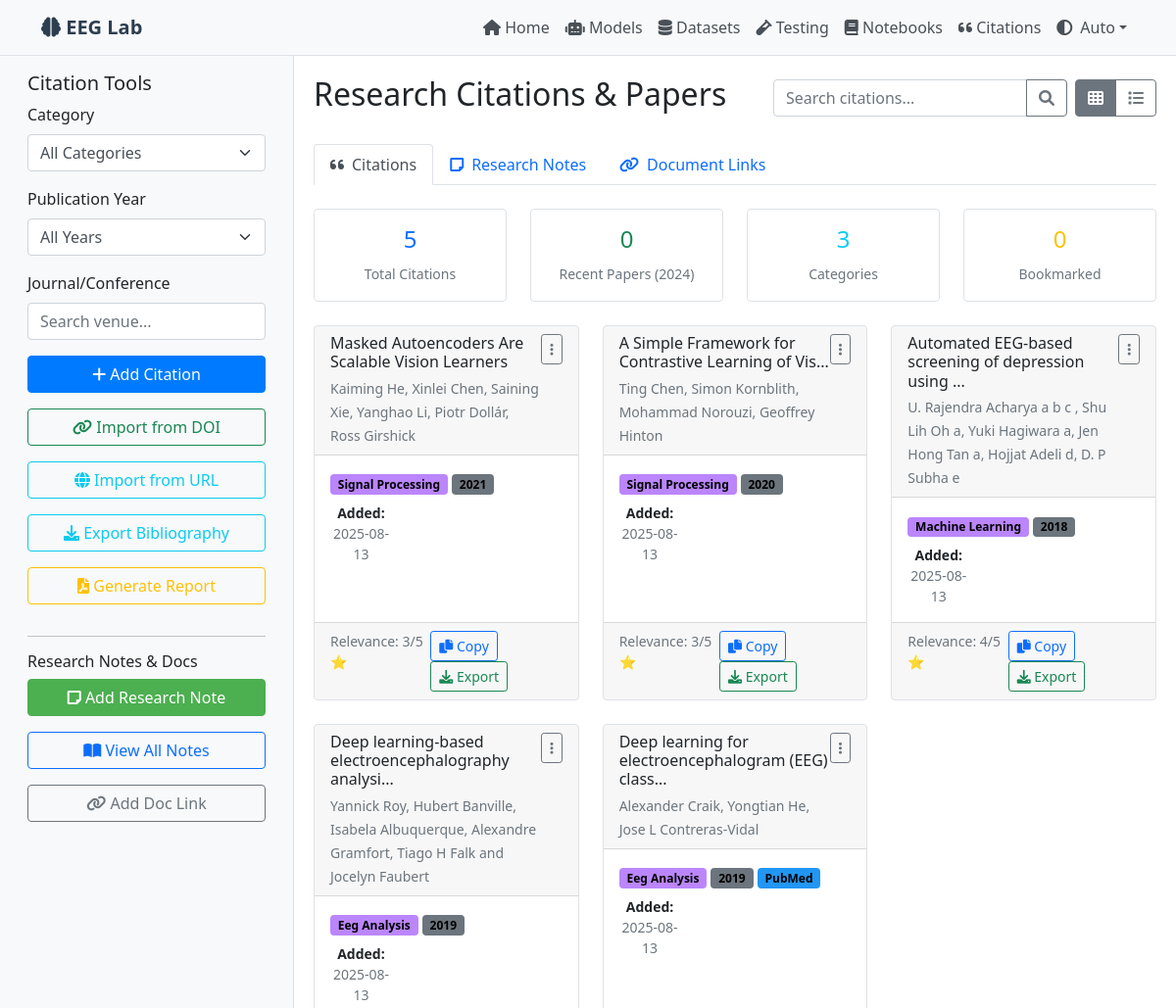
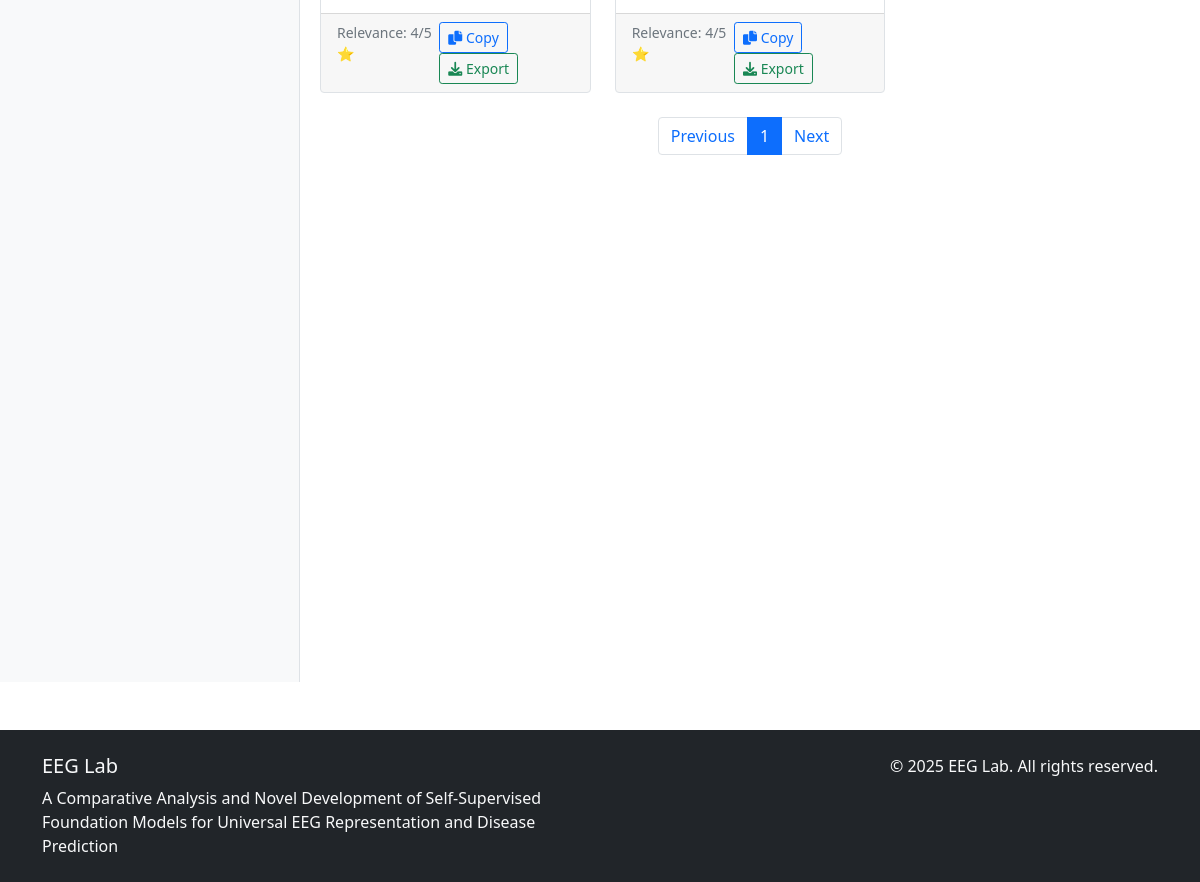
Page /citations on the committed database (2 pictures, top to bottom).
### tables this page shows
CREATE TABLE citations (
            id INTEGER PRIMARY KEY AUTOINCREMENT,
            title TEXT NOT NULL,
            authors TEXT NOT NULL,
            year INTEGER NOT NULL,
            journal TEXT,
            category TEXT NOT NULL,
            doi TEXT,
            url TEXT,
            abstract TEXT,
            notes TEXT,
            tags TEXT,
            relevance_score INTEGER,
            citations_count INTEGER,
            bookmarked BOOLEAN DEFAULT FALSE,
            date_added TIMESTAMP DEFAULT CURRENT_TIMESTAMP
        );

### app.py (the view)
@app.route('/citations')
def citations():
    conn = sqlite3.connect('eeg_lab.db')
    cursor = conn.cursor()
    cursor.execute('SELECT * FROM citations ORDER BY date_added DESC')
    citations_data = cursor.fetchall()
    conn.close()
    citations = []
    for citation in citations_data:
        citations.append({
            'id': citation[0],
            'title': citation[1],
            'authors': citation[2],
            'year': citation[3],
            'journal': citation[4],
            'category': citation[5],
            'doi': citation[6],
            'url': citation[7],
            'abstract': citation[8],
            'notes': citation[9],
            'tags': citation[10],
            'relevance_score': citation[11],
            'citations_count': citation[12],
            'bookmarked': citation[13],
            'date_added': citation[14]
        })
    return render_template('citations.html', citations=citations)

### templates/citations.html (shortened to what this page needs)
{% extends "base.html" %}
{% block content %}
<div class="container-fluid">
    <div class="row">
        <div class="col-md-3 sidebar">
            <div class="p-3">
                <h5>Citation Tools</h5>
                <div class="mb-3">
                    <label class="form-label">Category</label>
                    <select class="form-select" id="categoryFilter">
                        <option value="">All Categories</option>
                    </select>
                </div>
                <div class="mb-3">
                    <label class="form-label">Publication Year</label>
                    <select class="form-select" id="yearFilter">
                        <option value="">All Years</option>
                    </select>
                </div>
                <div class="mb-3">
                    <label class="form-label">Journal/Conference</label>
                    <input type="text" class="form-control" id="venueFilter" placeholder="Search venue...">
                </div>
                <button class="btn btn-primary w-100 mb-3" onclick="addNewCitation()">
                    <i class="fas fa-plus"></i> Add Citation
                </button>
                <button class="btn btn-outline-success w-100 mb-3" onclick="importFromDOI()">
                    <i class="fas fa-link"></i> Import from DOI
                </button>
                <button class="btn btn-outline-info w-100 mb-3" onclick="importFromURL()">
                    <i class="fas fa-globe"></i> Import from URL
                </button>
                <button class="btn btn-outline-info w-100 mb-3" onclick="exportBibliography()">
                    <i class="fas fa-download"></i> Export Bibliography
                </button>
                <button class="btn btn-outline-warning w-100 mb-3" onclick="generateReport()">
                    <i class="fas fa-file-pdf"></i> Generate Report
                </button>
                <hr>
                <h6>Research Notes & Docs</h6>
                <button class="btn btn-success w-100 mb-3" onclick="addResearchNote()">
                    <i class="fas fa-sticky-note"></i> Add Research Note
                </button>
                <button class="btn btn-outline-primary w-100 mb-3" onclick="viewResearchNotes()">
                    <i class="fas fa-book-open"></i> View All Notes
                </button>
                <button class="btn btn-outline-secondary w-100" onclick="addDocumentLink()">
                    <i class="fas fa-link"></i> Add Doc Link
                </button>
            </div>
        </div>
        <div class="col-md-9 main-content">
            <div class="d-flex justify-content-between align-items-center mb-4">
                <h2>Research Citations & Papers</h2>
                <div class="d-flex gap-2">
                    <div class="input-group" style="width: 300px;">
                        <input type="text" class="form-control" id="searchCitations" placeholder="Search citations...">
                        <button class="btn btn-outline-secondary" onclick="searchCitations()">
                            <i class="fas fa-search"></i>
                        </button>
                    </div>
                    <div class="btn-group" role="group">
                        <button type="button" class="btn btn-outline-secondary active" onclick="setView('grid')">
                            <i class="fas fa-th"></i>
                        </button>
                        <button type="button" class="btn btn-outline-secondary" onclick="setView('list')">
                            <i class="fas fa-list"></i>
                        </button>
                    </div>
                </div>
            </div>
            <ul class="nav nav-tabs mb-4" id="mainTabs" role="tablist">
                <li class="nav-item" role="presentation">
                    <button class="nav-link active" id="citations-tab" data-bs-toggle="tab" data-bs-target="#citations-content" type="button" role="tab">
                        <i class="fas fa-quote-left me-2"></i>Citations
                    </button>
                </li>
                <li class="nav-item" role="presentation">
                    <button class="nav-link" id="notes-tab" data-bs-toggle="tab" data-bs-target="#notes-content" type="button" role="tab">
                        <i class="fas fa-sticky-note me-2"></i>Research Notes
                    </button>
                </li>
                <li class="nav-item" role="presentation">
                    <button class="nav-link" id="docs-tab" data-bs-toggle="tab" data-bs-target="#docs-content" type="button" role="tab">
                        <i class="fas fa-link me-2"></i>Document Links
                    </button>
                </li>
            </ul>
            <div class="tab-content" id="mainTabContent">
                <div class="tab-pane fade show active" id="citations-content" role="tabpanel">
            <div class="row mb-4">
                <div class="col-md-3">
                    <div class="card text-center">
                        <div class="card-body">
                            <h4 class="text-primary" id="totalCitations">0</h4>
                            <small class="text-muted">Total Citations</small>
                        </div>
                    </div>
                </div>
                <div class="col-md-3">
                    <div class="card text-center">
                        <div class="card-body">
                            <h4 class="text-success" id="recentPapers">0</h4>
                            <small class="text-muted">Recent Papers (2024)</small>
                        </div>
                    </div>
                </div>
                <div class="col-md-3">
                    <div class="card text-center">
                        <div class="card-body">
                            <h4 class="text-info" id="categoriesCount">0</h4>
                            <small class="text-muted">Categories</small>
                        </div>
                    </div>
                </div>
                <div class="col-md-3">
                    <div class="card text-center">
                        <div class="card-body">
                            <h4 class="text-warning" id="bookmarkedPapers">0</h4>
                            <small class="text-muted">Bookmarked</small>
                        </div>
                    </div>
                </div>
            </div>
            <div id="citationsContainer" class="row">
                {% for citation in citations %}
                <div class="col-lg-6 col-xl-4 mb-4">
                    <div class="card h-100 citation-card" data-category="{{ citation.category }}" data-year="{{ citation.year }}">
                        <div class="card-header d-flex justify-content-between align-items-start">
                            <div class="flex-grow-1">
                                <h6 class="mb-1">{{ citation.title[:50] }}{% if citation.title|length > 50 %}...{% endif %}</h6>
                                <small class="text-muted">{{ citation.authors }}</small>
                            </div>
                            <div class="dropdown">
                                <button class="btn btn-sm btn-outline-secondary" data-bs-toggle="dropdown">
                                    <i class="fas fa-ellipsis-v"></i>
                                </button>
                            </div>
                        </div>
                        <div class="card-body">
                            <div class="mb-2">
                                <span class="badge bg-primary">{{ citation.category.replace('_', ' ').title() }}</span>
                                <span class="badge bg-secondary">{{ citation.year }}</span>
                                {% if citation.journal %}
                                <span class="badge bg-info">{{ citation.journal }}</span>
                                {% endif %}
                            </div>
                            <div class="row text-center small">
                                <div class="col-4">
                                    <strong>Added:</strong><br>
                                    <span class="text-muted">{{ citation.date_added[:10] if citation.date_added else 'Unknown' }}</span>
                                </div>
                            </div>
                        </div>
                        <div class="card-footer">
                            <div class="d-flex justify-content-between">
                                <small class="text-muted">
                                    {% if citation.relevance_score %}
                                    Relevance: {{ citation.relevance_score }}/5 ⭐
                                    {% endif %}
                                </small>
                                <div>
                                    <button class="btn btn-sm btn-outline-primary" onclick="copyCitation({{ citation.id }})">
                                        <i class="fas fa-copy"></i> Copy
                                    </button>
                                    <button class="btn btn-sm btn-outline-success" onclick="exportCitation({{ citation.id }})">
                                        <i class="fas fa-download"></i> Export
                                    </button>
                                </div>
                            </div>
                        </div>
                    </div>
                </div>
                {% endfor %}
            </div>
            <nav aria-label="Citations pagination">
                <ul class="pagination justify-content-center">
                    <li class="page-item">
                        <a class="page-link" href="#" onclick="previousPage()">Previous</a>
                    </li>
                    <li class="page-item active">
                        <a class="page-link" href="#">1</a>
                    </li>
                    <li class="page-item">
                        <a class="page-link" href="#" onclick="nextPage()">Next</a>
                    </li>
                </ul>
            </nav>
        </div>
                </div>
            </div>
        </div>
    </div>
{% endblock %}

### templates/base.html (shortened to what this page needs)
<!DOCTYPE html>
<html lang="en">
<head>
    <link href="https://cdn.jsdelivr.net/npm/bootstrap@5.1.3/dist/css/bootstrap.min.css" rel="stylesheet">
    <link href="https://cdnjs.cloudflare.com/ajax/libs/font-awesome/6.0.0/css/all.min.css" rel="stylesheet">
</head>
<body>
    <nav class="navbar navbar-expand-lg navbar-dark bg-dark">
        <div class="container">
            <a class="navbar-brand" href="{{ url_for('index') }}">
                <i class="fas fa-brain"></i> EEG Lab
            </a>
            <div class="collapse navbar-collapse" id="navbarNav">
                <ul class="navbar-nav ms-auto">
                    <li class="nav-item">
                        <a class="nav-link" href="{{ url_for('index') }}">
                            <i class="fas fa-home"></i> Home
                        </a>
                    </li>
                    <li class="nav-item">
                        <a class="nav-link" href="{{ url_for('models') }}">
                            <i class="fas fa-robot"></i> Models
                        </a>
                    </li>
                    <li class="nav-item">
                        <a class="nav-link" href="{{ url_for('datasets') }}">
                            <i class="fas fa-database"></i> Datasets
                        </a>
                    </li>
                    <li class="nav-item">
                        <a class="nav-link" href="{{ url_for('testing') }}">
                            <i class="fas fa-vial"></i> Testing
                        </a>
                    </li>
                    <li class="nav-item">
                        <a class="nav-link" href="{{ url_for('notebooks') }}">
                            <i class="fas fa-book"></i> Notebooks
                        </a>
                    </li>
                    <li class="nav-item">
                        <a class="nav-link" href="{{ url_for('citations') }}">
                            <i class="fas fa-quote-left"></i> Citations
                        </a>
                    </li>
                    <li class="nav-item dropdown">
                        <button class="btn nav-link border-0 dropdown-toggle" type="button" id="themeToggleDropdown" data-bs-toggle="dropdown" aria-expanded="false">
                        </button>
                    </li>
                </ul>
            </div>
        </div>
    </nav>
    <main>
        {% block content %}{% endblock %}
    </main>
    <footer class="bg-dark text-light py-4 mt-5">
        <div class="container">
            <div class="row">
                <div class="col-md-6">
                    <h5>EEG Lab</h5>
                    <p class="mb-0">A Comparative Analysis and Novel Development of Self-Supervised Foundation Models for Universal EEG Representation and Disease Prediction</p>
                </div>
                <div class="col-md-6 text-md-end">
                    <p class="mb-0">&copy; 2025 EEG Lab. All rights reserved.</p>
                </div>
            </div>
        </div>
    </footer>
</body>
</html>

### rows in the picture
citations: title "Masked Autoencoders Are Scalable Vision Learners", authors "Kaiming He, Xinlei Chen, Saining Xie, Yanghao Li, Piotr Dollár, Ross Girshick", category.replace "Signal Processing", year "2021", date_added "2025-08-13", relevance_score "3"
citations: title "A Simple Framework for Contrastive Learning of Vis", authors "Ting Chen, Simon Kornblith, Mohammad Norouzi, Geoffrey Hinton", category.replace "Signal Processing", year "2020", date_added "2025-08-13", relevance_score "3"
citations: title "Automated EEG-based screening of depression using", authors "U. Rajendra Acharya a b c , Shu Lih Oh a, Yuki Hagiwara a, Jen Hong Tan a, Hojjat Adeli d, D. P Subha e", category.replace "Machine Learning", year "2018", date_added "2025-08-13", relevance_score "4"
citations: title "Deep learning-based electroencephalography analysi", authors "Yannick Roy, Hubert Banville, Isabela Albuquerque, Alexandre Gramfort, Tiago H Falk and Jocelyn Faubert", category.replace "Eeg Analysis", year "2019", date_added "2025-08-13", relevance_score "4"
citations: title "Deep learning for electroencephalogram (EEG) class", authors "Alexander Craik, Yongtian He, Jose L Contreras-Vidal", category.replace "Eeg Analysis", year "2019", journal "PubMed", date_added "2025-08-13", relevance_score "4"
